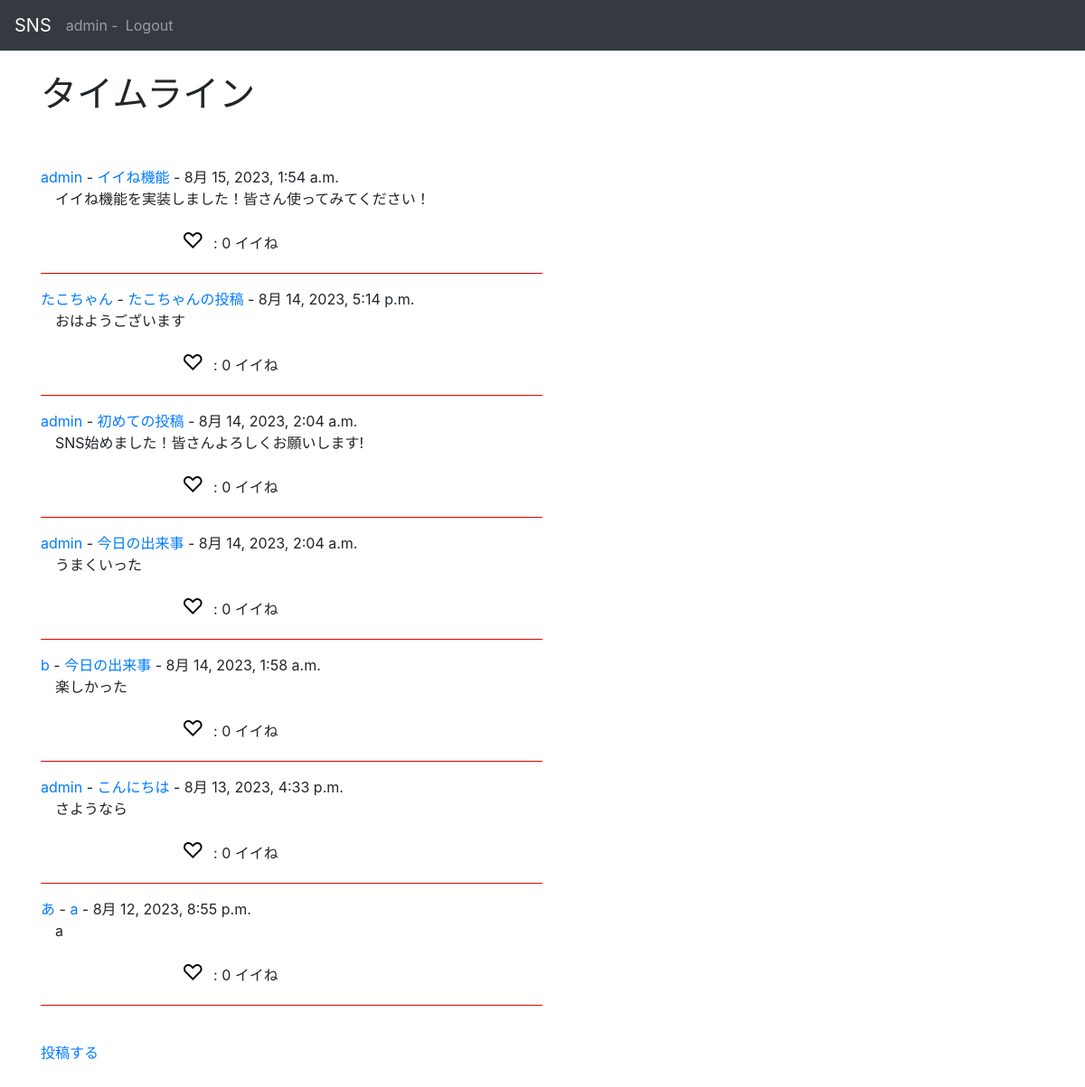
Page /sns/ (signed in) on the committed database.
### accounts/models.py (models this page shows, shortened)
class CustomUser(AbstractBaseUser, PermissionsMixin):
    id = models.UUIDField(primary_key=True, default=uuid.uuid4, editable=False)
    email = models.EmailField(_("email address"), unique=True, blank=True)
    is_staff = models.BooleanField(
        _("staff status"),
        default=False,
        help_text=_("Designates whether the user can log into this admin site."),
    )
    username = models.CharField(_("username"), max_length=50)
    usertag = models.CharField(_("usertag"), max_length=16, default=randomname(16), unique=True)
    created_at = models.DateTimeField(auto_now_add=True)
    objects = CustomUserManager()
    EMAIL_FIELD = "email"
    USERNAME_FIELD = "email"
    REQUIRED_FIELDS = ["username", "usertag"]
    class Meta:
        verbose_name = _("user")
        verbose_name_plural = _("users")
    def __str__(self):
        return self.username

### sns/models.py (models this page shows, shortened)
class Post(models.Model):
    id = models.UUIDField(primary_key=True, default=uuid.uuid4, editable=False)
    title = models.CharField(max_length=50)
    detail = models.CharField(max_length=255)
    author = models.ForeignKey(
        get_user_model(),
        on_delete=models.CASCADE
    )
    created_at = models.DateTimeField(auto_now_add=True)
    good_num = models.IntegerField(default=0)

### sns/views.py (the view)
# urls.py: path("", views.IndexView.as_view(), name="index"),
class IndexView(generic.ListView):
    model = Post
    def get_context_data(self, *args, **kwargs: Any):
        context = super().get_context_data(*args, **kwargs)
        good = Good.objects.filter(gooder=self.request.user)
        tmp = set()
        numdict = {}
        for m in Post.objects.all():
            numdict[str(m.id)] = m.id
        for g in good:
            tmp.add(g.post)
        context["goods"] = tmp
        context["num"] = numdict
        return context

### sns/templates/sns/post_list.html (shortened to what this page needs)
{% extends 'base.html' %}
{% block content %}
<h1>タイムライン</h1><br><br>
<div>
    {% load static %}
    {% for post in object_list reversed %}
        <a href='{% url "accounts:user" post.author.pk%}'>
            {{ post.author }}
        </a>-
        <a href='{% url "sns:post" post.pk %}'>
            {{ post.title }}
        </a>-
            {{ post.created_at }}
        <br>
        <p>
            {{ post.detail }}
        </p>
        <p style="margin-left:150px">
            <button onclick="location.href='{% url 'sns:good' post.id 1 %}'">
                {% if post in goods %}
                    <font color="red" size="5">♥</font>
                {% else %}
                    <font size="5">♡</font>
                {% endif %}
            </button>
             : {{ post.good_num }} イイね
            <hr size="30" color="red" width="50%" align="left">
        </p>
    {% endfor %}
</div>
<br>
{% if user.is_authenticated %}
    <div>
        <a href='{% url "sns:create" %}'>投稿する</a>
    </div>
{% endif %}
<br>
<br>
{% endblock %}

### templates/base.html (shortened to what this page needs)
<!DOCTYPE html>
<html>
    <head>
        <link rel='stylesheet' href='https://maxcdn.bootstrapcdn.com/bootstrap/4.0.0/css/bootstrap.min.css' >
    </head>
    <body>
        <nav class='navbar navbar-expand-sm navbar-dark bg-dark fixed-top'>
            <a class='navbar-brand' href='{% url "sns:index" %}'>SNS</a>
            <ul class="navbar-nav">
                {% if user.is_authenticated %}
                    <li class="navbar-item">
                        <a href='{% url "accounts:user" user.id %}'>
                            <span class="navbar-text">{{ user }} -</span>
                        </a>
                    </li>
                    <li class="nav-item">
                        <a href='{% url "logout" %}' class="logout nav-link">
                            Logout
                        </a>
                    </li>
                {% endif %}
            </ul>
        </nav>
        <div class='container'>
            {% block content %}
            {% endblock %}
        </div>
    </body>
</html>

### templates/base.html (style rules this page uses)
body { padding-top : 80px }

### sns/templates/sns/post_list.html (style rules this page uses)
p { margin-left:1rem; }
button { background: none; border : none; outline: none; box-shadow:none; }

### rows in the picture
CustomUser: username "admin"
Post: author "admin", title "イイね機能", created_at "8月 15, 2023, 1:54 a.m.", detail "イイね機能を実装しました！皆さん使ってみてください！", good_num "0"
Post: author "たこちゃん", title "たこちゃんの投稿", created_at "8月 14, 2023, 5:14 p.m.", detail "おはようございます", good_num "0"
Post: author "admin", title "初めての投稿", created_at "8月 14, 2023, 2:04 a.m.", detail "SNS始めました！皆さんよろしくお願いします!", good_num "0"
Post: author "admin", title "今日の出来事", created_at "8月 14, 2023, 2:04 a.m.", detail "うまくいった", good_num "0"
Post: author "b", title "今日の出来事", created_at "8月 14, 2023, 1:58 a.m.", detail "楽しかった", good_num "0"
Post: author "admin", title "こんにちは", created_at "8月 13, 2023, 4:33 p.m.", detail "さようなら", good_num "0"
Post: author "あ", title "a", created_at "8月 12, 2023, 8:55 p.m.", detail "a", good_num "0"
